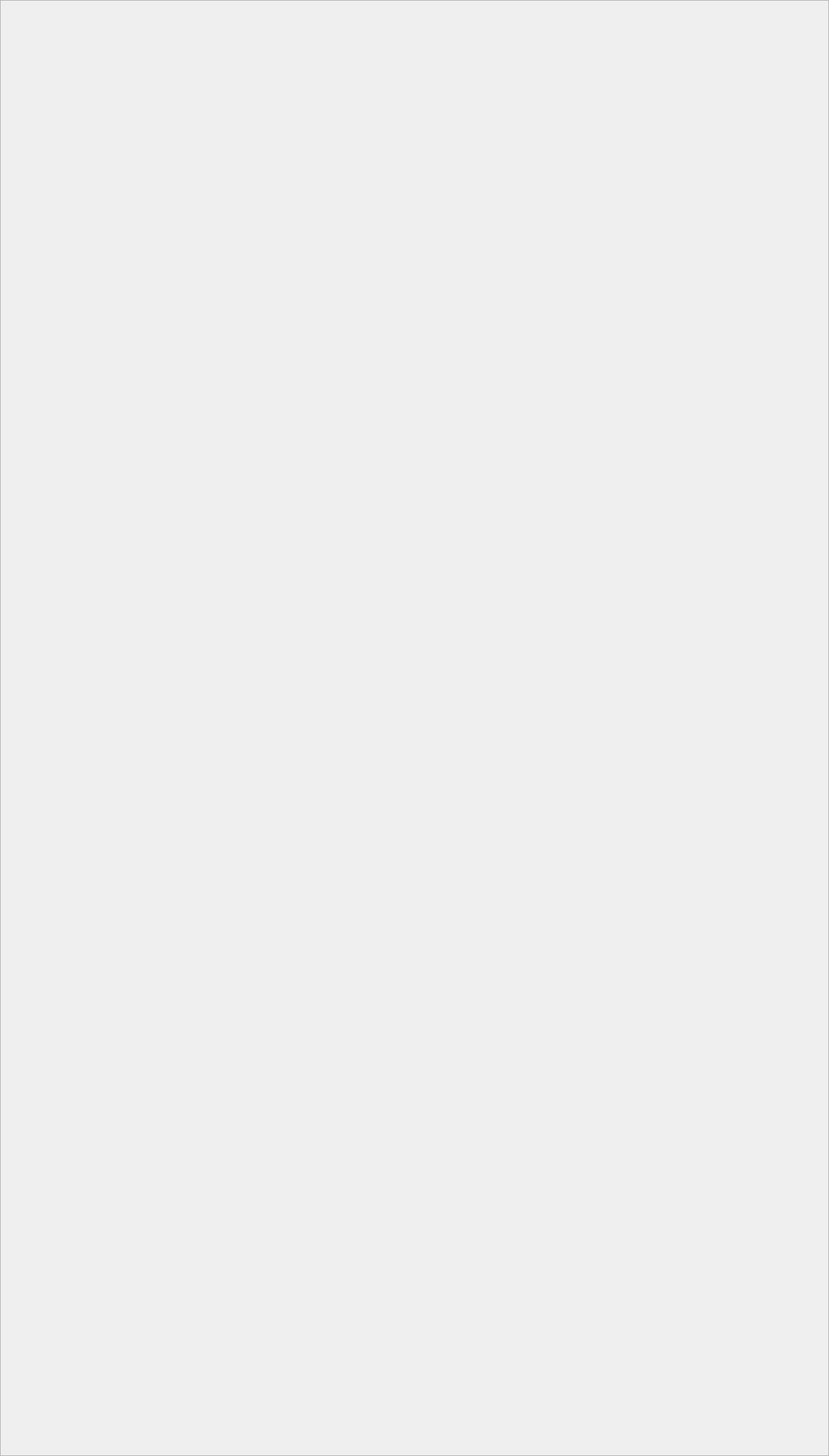
          <widget class="QWidget" name="scrollAreaWidgetContents_2">
           <property name="geometry">
            <rect>
             <x>0</x>
             <y>0</y>
             <width>1139</width>
             <height>2000</height>
            </rect>
           </property>
           <layout class="QGridLayout" name="gridLayout_5">
            <property name="leftMargin">
             <number>0</number>
            </property>
            <property name="topMargin">
             <number>0</number>
            </property>
            <property name="rightMargin">
             <number>0</number>
            </property>
            <property name="bottomMargin">
             <number>0</number>
            </property>
            <property name="horizontalSpacing">
             <number>0</number>
            </property>
            <item row="0" column="0">
             <widget class="QFrame" name="frame_2">
              <property name="minimumSize">
               <size>
                <width>1000</width>
                <height>2000</height>
               </size>
              </property>
              <property name="styleSheet">
               <string notr="true"/>
              </property>
              <property name="frameShape">
               <enum>QFrame::StyledPanel</enum>
              </property>
              <property name="frameShadow">
               <enum>QFrame::Raised</enum>
              </property>
              <layout class="QGridLayout" name="gridLayout_6">
               <property name="leftMargin">
                <number>5</number>
               </property>
               <property name="topMargin">
                <number>5</number>
               </property>
               <property name="rightMargin">
                <number>5</number>
               </property>
               <property name="bottomMargin">
                <number>5</number>
               </property>
               <property name="spacing">
                <number>5</number>
               </property>
               <item row="3" column="1">
                <widget class="QWidget" name="plotTemp8_3" native="true">
                 <property name="minimumSize">
                  <size>
                   <width>500</width>
                   <height>500</height>
                  </size>
                 </property>
                </widget>
               </item>
               <item row="2" column="1">
                <widget class="QWidget" name="plotTemp6_3" native="true">
                 <property name="minimumSize">
                  <size>
                   <width>500</width>
                   <height>500</height>
                  </size>
                 </property>
                </widget>
               </item>
               <item row="3" column="0">
                <widget class="QWidget" name="plotTemp7_3" native="true">
                 <property name="minimumSize">
                  <size>
                   <width>500</width>
                   <height>500</height>
                  </size>
                 </property>
                </widget>
               </item>
               <item row="2" column="0">
                <widget class="QWidget" name="plotTemp5_3" native="true">
                 <property name="minimumSize">
                  <size>
                   <width>500</width>
                   <height>500</height>
                  </size>
                 </property>
                </widget>
               </item>
               <item row="0" column="1">
                <widget class="QWidget" name="plotTemp2_3" native="true">
                 <property name="minimumSize">
                  <size>
                   <width>500</width>
                   <height>500</height>
                  </size>
                 </property>
                </widget>
               </item>
               <item row="0" column="0">
                <widget class="QWidget" name="plotTemp1_3" native="true">
                 <property name="minimumSize">
                  <size>
                   <width>500</width>
                   <height>500</height>
                  </size>
                 </property>
                </widget>
               </item>
               <item row="1" column="0">
                <widget class="QWidget" name="plotTemp3_3" native="true">
                 <property name="minimumSize">
                  <size>
                   <width>500</width>
                   <height>500</height>
                  </size>
                 </property>
                </widget>
               </item>
               <item row="1" column="1">
                <widget class="QWidget" name="plotTemp4_3" native="true">
                 <property name="minimumSize">
                  <size>
                   <width>500</width>
                   <height>500</height>
                  </size>
                 </property>
                </widget>
               </item>
              </layout>
             </widget>
            </item>
           </layout>
          </widget>
